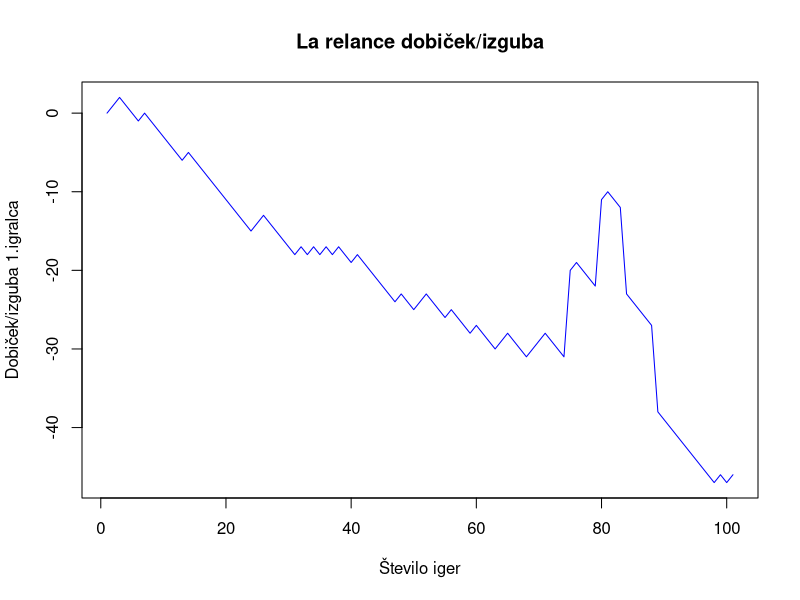
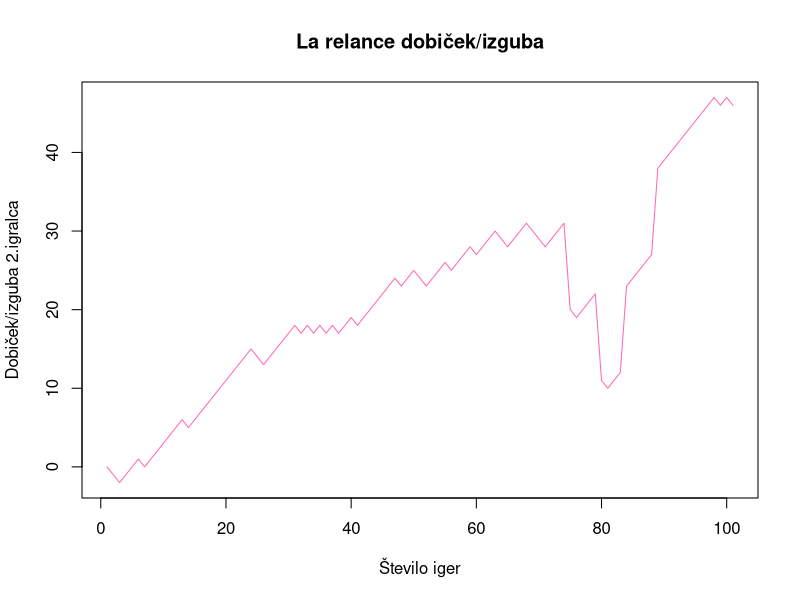
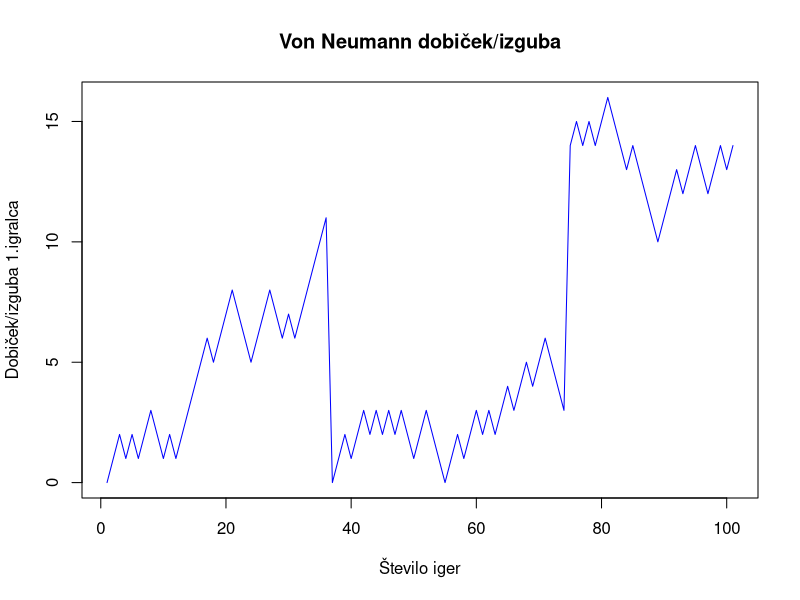
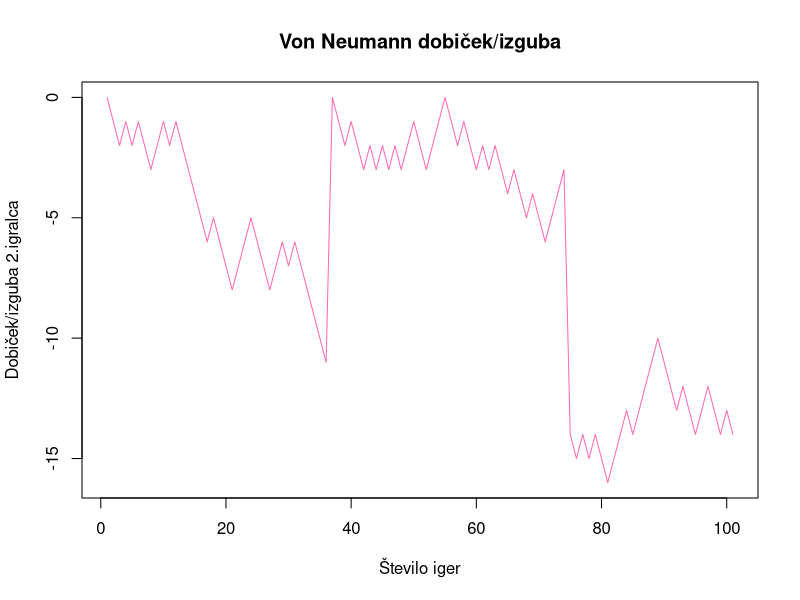
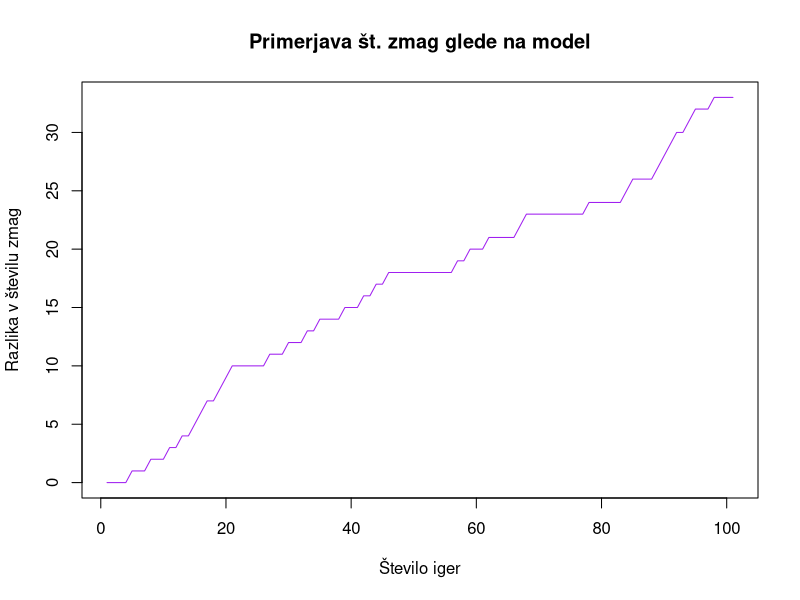
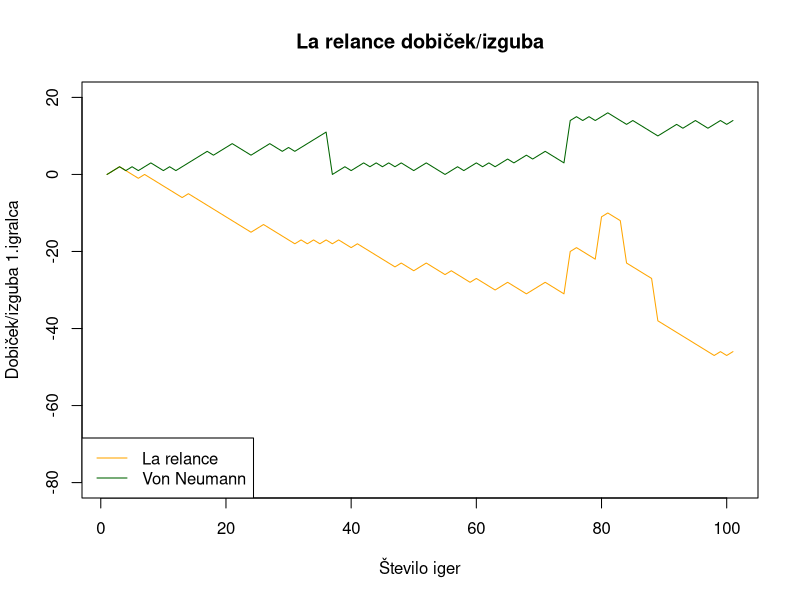

Here is the R script that generated these plots, in order:
#Generiramo izide neodvisnih slučjanih spremenljivk X in Y, ki sta porazdeljeni enakomerno na 
#intervalu [0,1]
X <- runif(100, min=0, max=1)
Y <- runif(100, min=0, max=1)

#La Relance
R1 <- c() #dobiček/izguba posamezne igre 1.igralca
R2 <- c() #dobiček/izguba posamezne igre 2.igralca
Rprvega <- c(0) #Spreminjaje dobička skozi igre 1.igralca
Rdrugega <- c(0) #Spreminjaje dobička skozi igre 2.igralca
B <- 10 #predpostavimo, da je B=5
V1 <- -(B^2)/(B+2)^2 #vrednost igre za 1.igralca 
c1 <- B/(B+2) #mejna vrednost za stavo 
Z1 <- 0 #število zmag 1.igralca
Z2 <- 0 #število zmag 2.igralca

for (i in 1:length(X)){
  if (X[i] > c1^2){
    if (Y[i] > c1){
      if (X[i] > Y[i]){
        R1[i] = (B+1)
        Rprvega[i+1] = Rprvega[i]+(B+1)
        R2[i] = -(B+1)
        Rdrugega[i+1] = Rdrugega[i]-(B+1)
        Z1 = Z1+1}
      else{
        R1[i] = -(B+1)
        Rprvega[i+1] = Rprvega[i]-(B+1)
        R2[i] = (B+1)
        Rdrugega[i+1] = Rdrugega[i]+(B+1)
        Z2 = Z2+1}}
    else{
      R1[i] = 1 
      Rprvega[i+1] = Rprvega[i]+1
      R2[i] = -1
      Rdrugega[i+1] = Rdrugega[i]-1
      Z1 = Z1+1}
  }else{
    R1[i] = -1
    Rprvega[i+1] = Rprvega[i]-1
    R2[i] = 1 
    Rdrugega[i+1] = Rdrugega[i]+1
    Z2 = Z2+1
  }}

plot(Rprvega,type='l',col='blue',main='La relance dobiček/izguba',xlab = 'Število iger', ylab = 'Dobiček/izguba 1.igralca')
plot(Rdrugega,type='l',col='hot pink',main='La relance dobiček/izguba',xlab = 'Število iger', ylab = 'Dobiček/izguba 2.igralca')

Dobicek1 <- sum(R1)
Dobicek2 <- sum(R2)

#Von Neumann
M1 <- c() #dobiček/izguba posamezne igre 1.igralca
M2 <- c() #dobiček/izguba posamezne igre 2.igralca
Mprvega <- c(0) #Spreminjaje dobička skozi igre 1.igralca
Mdrugega <- c(0) #Spreminjaje dobička skozi igre 2.igralca
V2 <- B/((B+1)*(B+4))
a <- B/((B+1)*(B+4))
b <- (B^2+4*B+2)/((B+1)*(B+4))
c <- (B*(B+3))/((B+1)*(B+4))
W1 <- 0 #število zmag 1.igralca
W2 <- 0 #število zmag 2.igralca

for (j in 1:length(X)){
  if (X[j] > b | X[j] < a){
    if (Y[j] > c){
      if (X[j] > Y[j]){
        M1[j] = (B+1)
        M2[j] = -(B+1)
        Mprvega[j+1] = Mprvega[j]+(B+1)
        Mdrugega[j+1] = Mdrugega[j]-(B+1)
        W1 = W1+1}
      else{
        M1[j] = -(B+1)
        M2[j] = (B+1)
        Mprvega[j+1] = Mprvega[j]-(B+1)
        Mdrugega[j+1] = Mdrugega[j]+(B+1)
        W2 = W2+1}}
    else{
      M1[j] = 1 
      M2[j] = -1
      Mprvega[j+1] = Mprvega[j]+1
      Mdrugega[j+1] = Mdrugega[j]-1
      W1 = W1+1}
  }else{
    if (X[j] > Y[j]){
      M1[j] = 1
      M2[j] = -1
      Mprvega[j+1] = Mprvega[j]+1
      Mdrugega[j+1] = Mdrugega[j]-1
      W1 = W1+1}
    else{
      M1[j] = -1
      M2[j] = 1
      Mprvega[j+1] = Mprvega[j]-1
      Mdrugega[j+1] = Mdrugega[j]+1
      W2 = W2+1} 
  }}

plot(Mprvega,type='l',col='blue',main='Von Neumann dobiček/izguba',xlab = 'Število iger', ylab = 'Dobiček/izguba 1.igralca')
plot(Mdrugega,type='l',col='hot pink',main='Von Neumann dobiček/izguba',xlab = 'Število iger', ylab = 'Dobiček/izguba 2.igralca')

DobicekPrvega <- sum(M1)
DobicekDrugega <- sum(M2)

#Primerjava modelov
t <- c()
t1 <- c(0)

for (k in 1:length(R1)){
  if (R1[k] < M1[k]) {
    t[k] = 1
    t1[k+1]=t1[k]+1
  }else {
    t[k] = 0
    t1[k+1]=t1[k]
  }
}

T=sum(t)
plot(t1,type='l',col='purple',main='Primerjava št. zmag glede na model',xlab = 'Število iger', ylab = 'Razlika v številu zmag')

plot(Rprvega,type='l',col='orange',main='La relance dobiček/izguba',xlab = 'Število iger', ylab = 'Dobiček/izguba 1.igralca', ylim= c(-80,20))
lines(Mprvega, type='l',col='dark green')
legend('bottomleft', col= c('orange','dark green'), legend=c('La relance','Von Neumann'),lty = 1:1)


